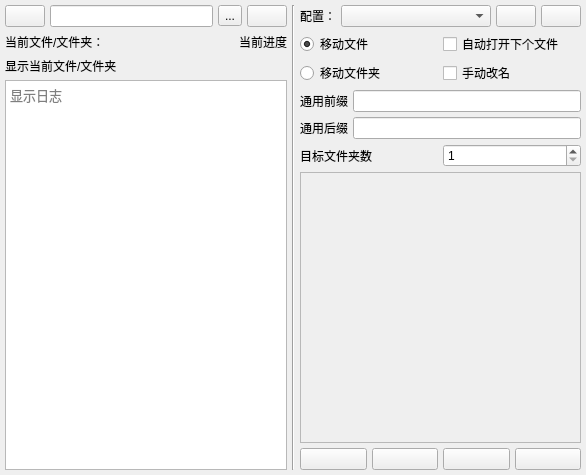
<?xml version="1.0" encoding="UTF-8"?>
<ui version="4.0">
 <class>MainWindow</class>
 <widget class="QMainWindow" name="MainWindow">
  <property name="geometry">
   <rect>
    <x>0</x>
    <y>0</y>
    <width>586</width>
    <height>475</height>
   </rect>
  </property>
  <property name="windowTitle">
   <string>MainWindow</string>
  </property>
  <widget class="QWidget" name="centralwidget">
   <layout class="QHBoxLayout" name="horizontalLayout_7">
    <property name="spacing">
     <number>5</number>
    </property>
    <property name="leftMargin">
     <number>5</number>
    </property>
    <property name="topMargin">
     <number>5</number>
    </property>
    <property name="rightMargin">
     <number>5</number>
    </property>
    <property name="bottomMargin">
     <number>5</number>
    </property>
    <item>
     <widget class="QWidget" name="widget_2" native="true">
      <layout class="QVBoxLayout" name="verticalLayout_3">
       <property name="spacing">
        <number>5</number>
       </property>
       <property name="leftMargin">
        <number>0</number>
       </property>
       <property name="topMargin">
        <number>0</number>
       </property>
       <property name="rightMargin">
        <number>0</number>
       </property>
       <property name="bottomMargin">
        <number>0</number>
       </property>
       <item>
        <layout class="QHBoxLayout" name="horizontalLayout">
         <item>
          <widget class="QPushButton" name="button_check_origin_path">
           <property name="maximumSize">
            <size>
             <width>50</width>
             <height>16777215</height>
            </size>
           </property>
           <property name="text">
            <string/>
           </property>
           <property name="icon">
            <iconset>
             <normaloff>res_icon/确认.png</normaloff>res_icon/确认.png</iconset>
           </property>
          </widget>
         </item>
         <item>
          <widget class="QLineEdit" name="lineedit_origin_path">
           <property name="maximumSize">
            <size>
             <width>16777215</width>
             <height>16777215</height>
            </size>
           </property>
          </widget>
         </item>
         <item>
          <widget class="QToolButton" name="button_ask_origin_path">
           <property name="text">
            <string>...</string>
           </property>
           <property name="icon">
            <iconset>
             <normaloff>res_icon/选择文件夹.png</normaloff>res_icon/选择文件夹.png</iconset>
           </property>
          </widget>
         </item>
         <item>
          <widget class="QPushButton" name="button_open_origin_path">
           <property name="maximumSize">
            <size>
             <width>16777215</width>
             <height>16777215</height>
            </size>
           </property>
           <property name="text">
            <string/>
           </property>
           <property name="icon">
            <iconset>
             <normaloff>res_icon/打开文件夹.png</normaloff>res_icon/打开文件夹.png</iconset>
           </property>
          </widget>
         </item>
        </layout>
       </item>
       <item>
        <layout class="QHBoxLayout" name="horizontalLayout_8">
         <property name="spacing">
          <number>0</number>
         </property>
         <item>
          <widget class="QLabel" name="label_2">
           <property name="maximumSize">
            <size>
             <width>16777215</width>
             <height>16777215</height>
            </size>
           </property>
           <property name="text">
            <string>当前文件/文件夹：</string>
           </property>
          </widget>
         </item>
         <item>
          <spacer name="horizontalSpacer">
           <property name="orientation">
            <enum>Qt::Horizontal</enum>
           </property>
           <property name="sizeHint" stdset="0">
            <size>
             <width>40</width>
             <height>20</height>
            </size>
           </property>
          </spacer>
         </item>
         <item>
          <widget class="QLabel" name="label_schedule">
           <property name="text">
            <string>当前进度</string>
           </property>
          </widget>
         </item>
        </layout>
       </item>
       <item>
        <widget class="QLabel" name="label_current">
         <property name="maximumSize">
          <size>
           <width>280</width>
           <height>16777215</height>
          </size>
         </property>
         <property name="text">
          <string>显示当前文件/文件夹</string>
         </property>
         <property name="wordWrap">
          <bool>true</bool>
         </property>
        </widget>
       </item>
       <item>
        <widget class="QTextBrowser" name="text_info">
         <property name="font">
          <font>
           <family>微软雅黑</family>
           <pointsize>10</pointsize>
          </font>
         </property>
         <property name="placeholderText">
          <string>显示日志</string>
         </property>
        </widget>
       </item>
      </layout>
     </widget>
    </item>
    <item>
     <widget class="Line" name="line">
      <property name="orientation">
       <enum>Qt::Vertical</enum>
      </property>
     </widget>
    </item>
    <item>
     <widget class="QWidget" name="widget" native="true">
      <layout class="QVBoxLayout" name="verticalLayout_2" stretch="0,0,0,0,0,0,0">
       <property name="spacing">
        <number>5</number>
       </property>
       <property name="leftMargin">
        <number>0</number>
       </property>
       <property name="topMargin">
        <number>0</number>
       </property>
       <property name="rightMargin">
        <number>0</number>
       </property>
       <property name="bottomMargin">
        <number>0</number>
       </property>
       <item>
        <layout class="QHBoxLayout" name="horizontalLayout_2" stretch="0,1,0,0">
         <property name="spacing">
          <number>5</number>
         </property>
         <item>
          <widget class="QLabel" name="label_3">
           <property name="maximumSize">
            <size>
             <width>60</width>
             <height>16777215</height>
            </size>
           </property>
           <property name="text">
            <string>配置：</string>
           </property>
          </widget>
         </item>
         <item>
          <widget class="QComboBox" name="combobox_config">
           <property name="maximumSize">
            <size>
             <width>16777215</width>
             <height>16777215</height>
            </size>
           </property>
          </widget>
         </item>
         <item>
          <widget class="QPushButton" name="button_add_config">
           <property name="maximumSize">
            <size>
             <width>16777215</width>
             <height>16777215</height>
            </size>
           </property>
           <property name="text">
            <string/>
           </property>
           <property name="icon">
            <iconset>
             <normaloff>res_icon/加号.png</normaloff>res_icon/加号.png</iconset>
           </property>
          </widget>
         </item>
         <item>
          <widget class="QPushButton" name="button_delete_config">
           <property name="maximumSize">
            <size>
             <width>16777215</width>
             <height>16777215</height>
            </size>
           </property>
           <property name="text">
            <string/>
           </property>
           <property name="icon">
            <iconset>
             <normaloff>res_icon/减号.png</normaloff>res_icon/减号.png</iconset>
           </property>
          </widget>
         </item>
        </layout>
       </item>
       <item>
        <layout class="QHBoxLayout" name="horizontalLayout_6">
         <item>
          <layout class="QVBoxLayout" name="verticalLayout_5">
           <item>
            <widget class="QRadioButton" name="radiobutton_model_file">
             <property name="text">
              <string>移动文件</string>
             </property>
             <property name="checked">
              <bool>true</bool>
             </property>
            </widget>
           </item>
           <item>
            <widget class="QRadioButton" name="radiobutton_model_folder">
             <property name="text">
              <string>移动文件夹</string>
             </property>
             <property name="checked">
              <bool>false</bool>
             </property>
            </widget>
           </item>
          </layout>
         </item>
         <item>
          <layout class="QVBoxLayout" name="verticalLayout">
           <item>
            <widget class="QCheckBox" name="checkbox_auto_open">
             <property name="text">
              <string>自动打开下个文件</string>
             </property>
            </widget>
           </item>
           <item>
            <widget class="QCheckBox" name="checkbox_manual_rename">
             <property name="text">
              <string>手动改名</string>
             </property>
            </widget>
           </item>
          </layout>
         </item>
        </layout>
       </item>
       <item>
        <layout class="QHBoxLayout" name="horizontalLayout_5">
         <item>
          <widget class="QLabel" name="label">
           <property name="text">
            <string>通用前缀</string>
           </property>
          </widget>
         </item>
         <item>
          <widget class="QLineEdit" name="lineedit_add_prefix"/>
         </item>
        </layout>
       </item>
       <item>
        <layout class="QHBoxLayout" name="horizontalLayout_9">
         <item>
          <widget class="QLabel" name="label_6">
           <property name="text">
            <string>通用后缀</string>
           </property>
          </widget>
         </item>
         <item>
          <widget class="QLineEdit" name="lineedit_add_suffix"/>
         </item>
        </layout>
       </item>
       <item>
        <layout class="QHBoxLayout" name="horizontalLayout_4">
         <item>
          <widget class="QLabel" name="label_5">
           <property name="maximumSize">
            <size>
             <width>16777215</width>
             <height>25</height>
            </size>
           </property>
           <property name="text">
            <string>目标文件夹数</string>
           </property>
          </widget>
         </item>
         <item>
          <widget class="QSpinBox" name="spinbox_folder_number">
           <property name="minimum">
            <number>1</number>
           </property>
           <property name="maximum">
            <number>10</number>
           </property>
          </widget>
         </item>
        </layout>
       </item>
       <item>
        <widget class="QScrollArea" name="scrollArea">
         <property name="widgetResizable">
          <bool>true</bool>
         </property>
         <widget class="QWidget" name="scrollAreaWidgetContents_movefolders">
          <property name="geometry">
           <rect>
            <x>0</x>
            <y>0</y>
            <width>279</width>
            <height>273</height>
           </rect>
          </property>
          <layout class="QVBoxLayout" name="verticalLayout_4">
           <property name="spacing">
            <number>3</number>
           </property>
           <property name="leftMargin">
            <number>3</number>
           </property>
           <property name="topMargin">
            <number>3</number>
           </property>
           <property name="rightMargin">
            <number>3</number>
           </property>
           <property name="bottomMargin">
            <number>3</number>
           </property>
          </layout>
         </widget>
        </widget>
       </item>
       <item>
        <layout class="QHBoxLayout" name="horizontalLayout_3">
         <item>
          <widget class="QPushButton" name="button_trash">
           <property name="text">
            <string/>
           </property>
           <property name="icon">
            <iconset>
             <normaloff>res_icon/回收站.png</normaloff>res_icon/回收站.png</iconset>
           </property>
          </widget>
         </item>
         <item>
          <widget class="QPushButton" name="button_pass">
           <property name="minimumSize">
            <size>
             <width>0</width>
             <height>0</height>
            </size>
           </property>
           <property name="maximumSize">
            <size>
             <width>16777215</width>
             <height>16777215</height>
            </size>
           </property>
           <property name="text">
            <string/>
           </property>
           <property name="icon">
            <iconset>
             <normaloff>res_icon/跳过.png</normaloff>res_icon/跳过.png</iconset>
           </property>
          </widget>
         </item>
         <item>
          <widget class="QPushButton" name="button_undo_pre">
           <property name="text">
            <string/>
           </property>
           <property name="icon">
            <iconset>
             <normaloff>res_icon/撤回.png</normaloff>res_icon/撤回.png</iconset>
           </property>
          </widget>
         </item>
         <item>
          <widget class="QPushButton" name="button_quit">
           <property name="text">
            <string/>
           </property>
           <property name="icon">
            <iconset>
             <normaloff>res_icon/退出.png</normaloff>res_icon/退出.png</iconset>
           </property>
          </widget>
         </item>
        </layout>
       </item>
      </layout>
     </widget>
    </item>
   </layout>
  </widget>
 </widget>
 <resources/>
 <connections/>
</ui>
